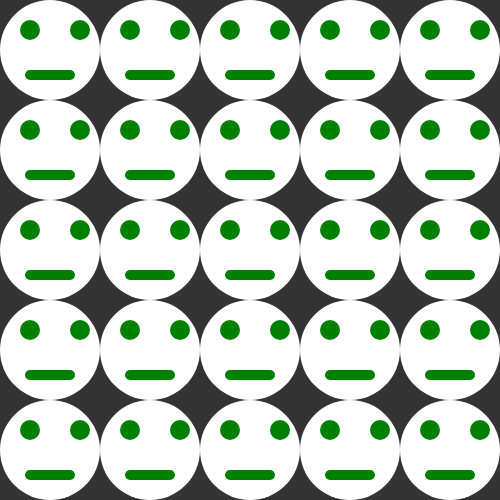
Frame 1 (no input)
Frame 60 (no input): identical to frame 1, image omitted
Frame 120 (the mouse pressed at the canvas centre since frame 60): identical to frame 1, image omitted

The p5.js sketch that drew this single still picture (run headless with seeded random() and noise() and a simulated clock; from frame 60 on, the mouse is pressed at the canvas centre):

// p5.js sketch
// ── sketch.js
/*
	nested loop example
	4/10/2020
*/

function setup() {
	createCanvas(500, 500);
	noStroke();
}

function draw() {
	background(51);

	var w = 100; // width of one cell
	var h = w; // height of one cell

	for (let x = 0; x <= width; x += w) {
		for (let y = 0; y <= height; y += h) {
			push();
			translate(x, y);
			
			fill('white');
			ellipse(50, 50, w); //face

			fill('green');
			ellipse(30, 30, w/5); // left eye
			ellipse(80, 30, 20); // right eye

			rect(25, 70, 50, 10, 5); // mouth

			
			pop();
		}
	}

	
}
